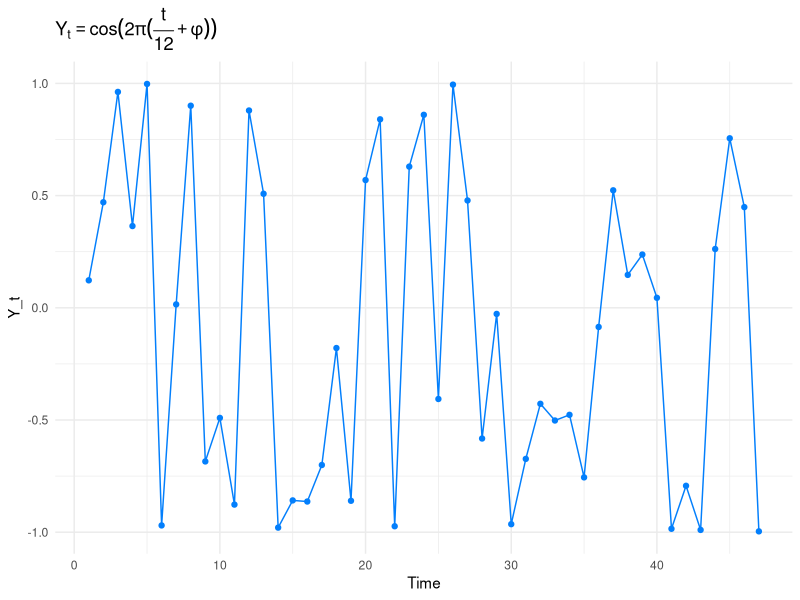

The R source for this figure:
library(ggplot2)

data <- data.frame(
  x = seq(1,47,1),
  y = 0
)

i=1
while (i <= 47) {
  phi = runif(1)
  data$y[i] <- cos(2*pi*(data$x[i]/12+phi))
  i <- i + 1
}

tt = expression(Y[t] == cos(2*pi(frac(t,12)+phi)))

ggplot(data, aes(x = x, y = y)) +
  geom_point(color = "#037ffc", size = 1.5) + 
  geom_line(color = "#037ffc") +
  labs(x = "Time", y = "Y_t", title = tt) +
  theme_minimal()

